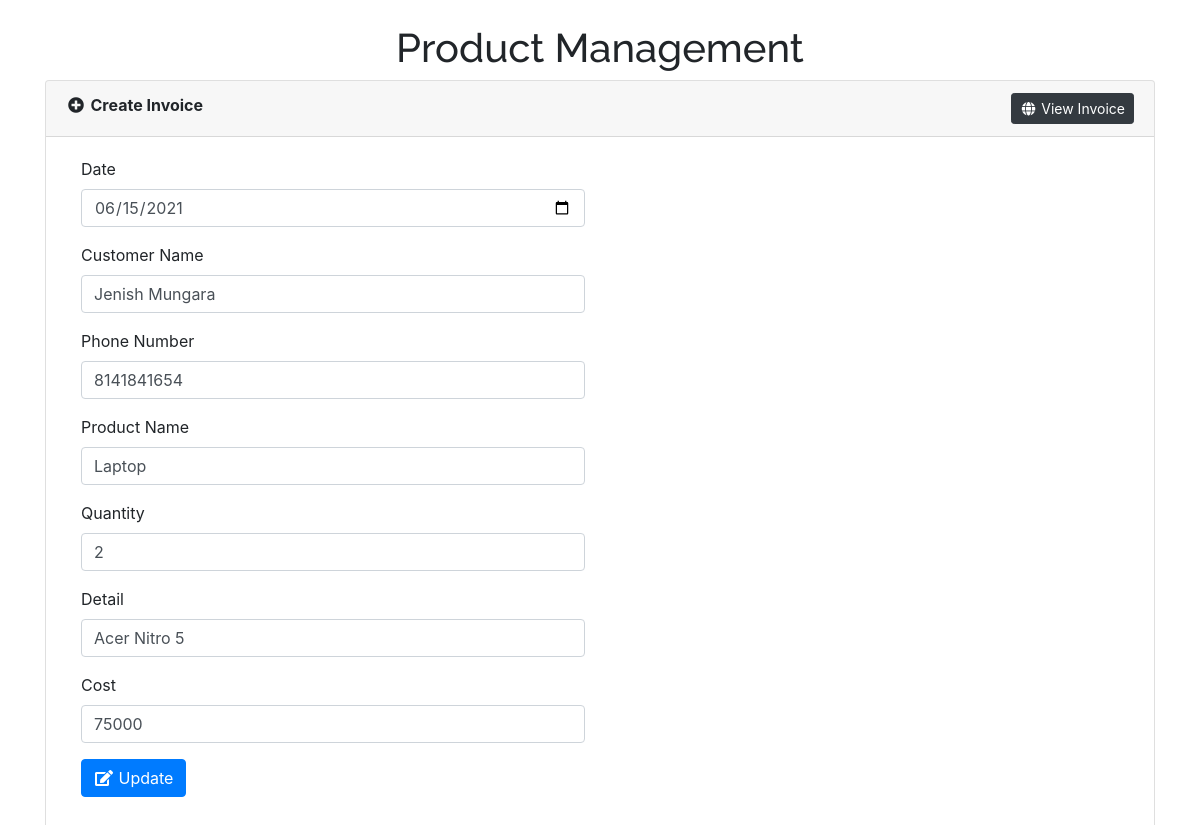
The page /edit-record.php?editId=15 on the database its author committed.
### tables this page shows
CREATE TABLE `users` (
  `id` int(11) NOT NULL,
  `date` date NOT NULL,
  `cname` varchar(30) NOT NULL,
  `cphone` varchar(24) NOT NULL,
  `pname` varchar(30) NOT NULL,
  `qty` int(11) NOT NULL,
  `detail` varchar(500) NOT NULL,
  `cost` bigint(20) NOT NULL,
  `dt` timestamp NOT NULL DEFAULT current_timestamp(),
  `created_by` int(11) NOT NULL
);

### include/Database.php (called while the page is built, shortened)
<?php
class Database{
    protected $pdo;
    public function __construct(\PDO $pdo)
    {
        $this->pdo = $pdo;
        $this->pdo->setAttribute(\PDO::ATTR_ERRMODE, \PDO::ERRMODE_EXCEPTION);
    }
    public function getAllRecords($tableName, $fields='*', $cond='', $orderBy='', $limit='')
    {
        $stmt = $this->pdo->prepare("SELECT $fields FROM $tableName WHERE 1 ".$cond." ".$orderBy." ".$limit);
        $stmt->execute();
        $rows = $stmt->fetchAll(PDO::FETCH_ASSOC);
        return $rows;
    }
}
?>

### config.php (called while the page is built, shortened)
<?php
include_once('include/Database.php');
$dsn	= 	"mysql:dbname=".SS_DB_NAME.";host=".SS_DB_HOST."";
$pdo	=	"";
try {
	$pdo = new PDO($dsn, SS_DB_USER, SS_DB_PASSWORD);
}catch (PDOException $e) {
	echo "Connection failed: " . $e->getMessage();
}
$db 	=	new Database($pdo);
?>

### edit-record.php (the view, shortened to what this page needs)
<?php
include_once('config.php');
if(isset($_REQUEST['editId']) and $_REQUEST['editId']!=""){
	$row	=	$db->getAllRecords('users','*',' AND id="'.$_REQUEST['editId'].'"');
}
?>
<!doctype html>
<html>
<head>
    <link rel="stylesheet" href="https://stackpath.bootstrapcdn.com/bootstrap/4.2.1/css/bootstrap.min.css">
    <link rel="stylesheet" href="https://use.fontawesome.com/releases/v5.6.3/css/all.css">
</head>
<body>
   	<div class="container">
		<h1 style="font-family: 'Raleway', sans-serif; text-align: center;">Product Management</h1>
		<div class="card">
			<div class="card-header"><i class="fa fa-fw fa-plus-circle"></i> <strong>Create Invoice</strong> <a href="index.php" class="float-right btn btn-dark btn-sm"><i class="fa fa-fw fa-globe"></i> View Invoice</a></div>
			<div class="card-body">
				<div class="col-sm-6">
					<form method="post">
						<div class="form-group">
							<label>Date</label>
							<input type="date" name="date" id="date" class="form-control" value="<?php echo $row[0]['date']; ?>" placeholder="Enter Date" required>
						</div>
						<div class="form-group">
							<label>Customer Name</span></label>
							<input type="text" name="cname" id="cname" class="form-control" value="<?php echo $row[0]['cname']; ?>" placeholder="Enter Customer Name" required>
						</div>
						<div class="form-group">
							<label>Phone Number</span></label>
							<input type="tel"  x-autocompletetype="tel" class="tel form-control" pattern="^\d{10}$" title="Please Enter Valid Phone Number." name="cphone" id="cphone" maxlength="10" class="form-control" value="<?php echo $row[0]['cphone']; ?>" placeholder="Enter Phone Number" required>
						</div>
						<div class="form-group">
							<label>Product Name</span></label>
							<input type="text" name="pname" id="pname" class="form-control" value="<?php echo $row[0]['pname']; ?>" placeholder="Enter Prouct Name" required>
						</div>
						<div class="form-group">
							<label>Quantity</span></label>
							<input type="number" name="qty" min="1" id="qty" class="form-control" value="<?php echo $row[0]['qty']; ?>" placeholder="Enter Quantity" required>
						</div>
						<div class="form-group">
							<label>Detail</span></label>
							<input type="text" name="detail" id="detail" class="form-control" value="<?php echo $row[0]['detail']; ?>" placeholder="Enter Detail" required>
						</div>
						<div class="form-group">
							<label>Cost</span></label>
							<input type="text" min="1" name="cost" id="cost" maxlength="12" class="form-control" value="<?php echo $row[0]['cost']; ?>" placeholder="Enter Total Cost" required>
						</div>
						<div class="form-group">
							<button type="submit" name="submit" value="submit" id="submit" class="btn btn-primary"><i class="fa fa-fw fa-edit"></i> Update</button>
						</div>
					</form>
				</div>
			</div>
		</div>
	</div>
</body>
</html>

### rows shown on the page
users: date "06/15/2021", cname "Jenish Mungara", cphone "8141841654", pname "Laptop", qty "2", detail "Acer Nitro 5", cost "75000"
